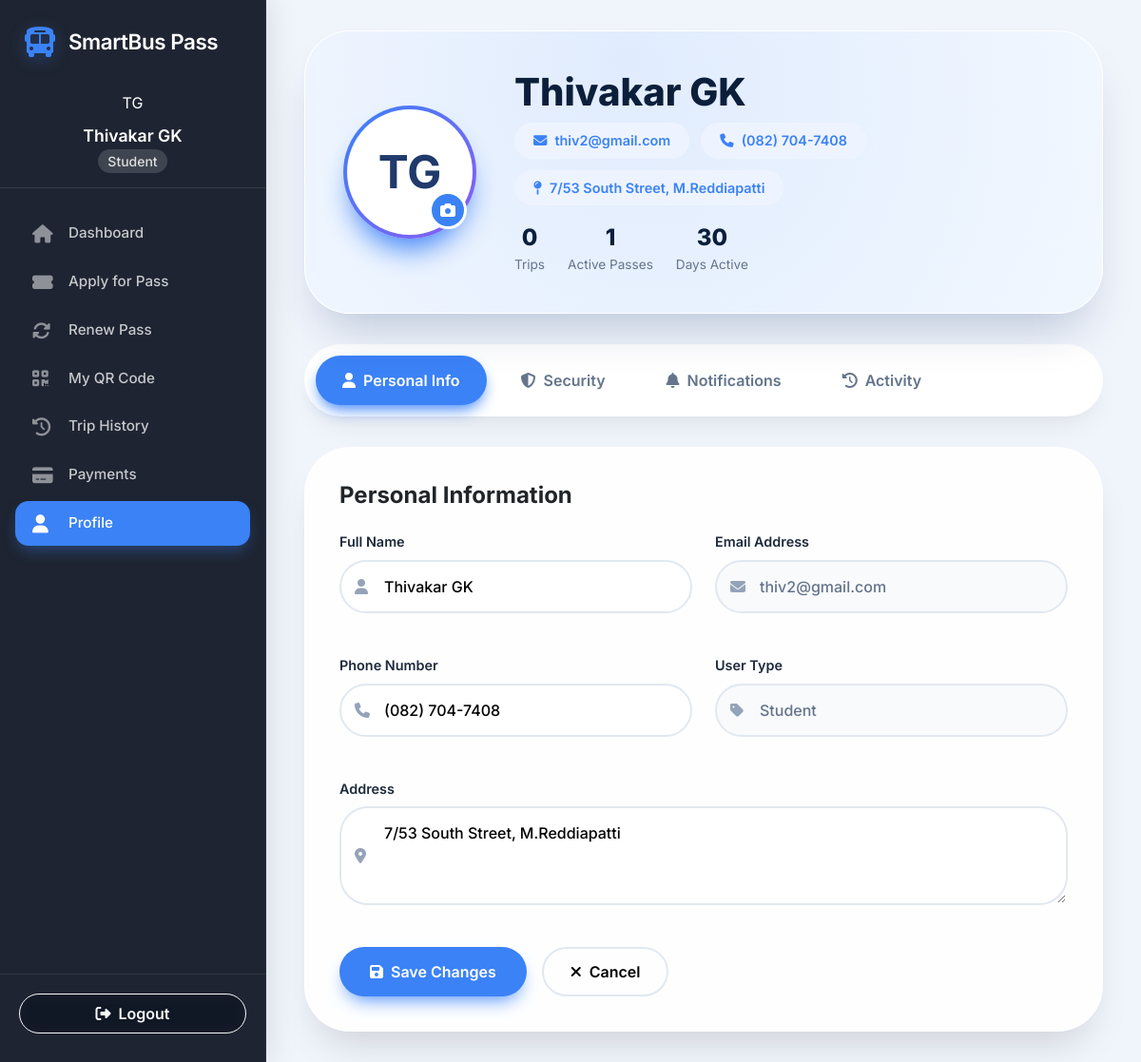
Page /profile (signed in) on the committed database.
### database.py (models this page shows)
class User(UserMixin, db.Model):
    id = db.Column(db.Integer, primary_key=True)
    username = db.Column(db.String(80), unique=True, nullable=False)
    email = db.Column(db.String(120), unique=True, nullable=False)
    password = db.Column(db.String(200), nullable=False)
    full_name = db.Column(db.String(100), nullable=False)
    phone = db.Column(db.String(20), nullable=False)
    address = db.Column(db.String(200))
    user_type = db.Column(db.String(20), nullable=False)  # student, professional, senior
    created_at = db.Column(db.DateTime, default=datetime.utcnow)
    passes = db.relationship('BusPass', backref='user', lazy=True)
    trips = db.relationship('Trip', backref='user', lazy=True)
    payments = db.relationship('Payment', backref='user', lazy=True)

### app.py (the view, shortened to what this page needs)
@app.route('/profile', methods=['GET', 'POST'])
@login_required
def profile():
    return render_template('profile.html')

### app.py (called while the page is built, shortened)
@login_manager.user_loader
def load_user(user_id):
    return User.query.get(int(user_id))

@app.context_processor
def inject_now():
    return {'now': datetime.utcnow()}

@app.context_processor
def inject_admin_context():
    if not session.get('is_admin'):
        return {}

### templates/profile.html (shortened to what this page needs)
<!DOCTYPE html>
<html lang="en">
<head>
    <link href="https://cdn.jsdelivr.net/npm/bootstrap@5.3.0/dist/css/bootstrap.min.css" rel="stylesheet">
    <link rel="stylesheet" href="https://cdnjs.cloudflare.com/ajax/libs/font-awesome/6.4.0/css/all.min.css">
</head>
<body>
    {% set display_name = current_user.full_name or current_user.username or 'User' %}
    {% set name_parts = display_name.split() %}
    {% if name_parts|length > 1 %}
        {% set user_initials = (name_parts[0][0] ~ name_parts[-1][0])|upper %}
    {% else %}
        {% set user_initials = (name_parts[0][:2])|upper %}
    {% endif %}
    <div class="dashboard-container">
        <div class="sidebar">
            <div class="sidebar-header"><i class="fas fa-bus fa-2x"></i><h4>SmartBus Pass</h4></div>
            <div class="user-info">
                <div class="sidebar-initials">{{ user_initials }}</div>
                <h6>{{ current_user.full_name }}</h6><small>{{ current_user.user_type|title }}</small>
            </div>
            <nav class="sidebar-nav">
                <a href="{{ url_for('dashboard') }}" class="nav-link"><i class="fas fa-home"></i><span>Dashboard</span></a>
                <a href="{{ url_for('apply_pass') }}" class="nav-link"><i class="fas fa-ticket-alt"></i><span>Apply for Pass</span></a>
                <a href="{{ url_for('renew_pass_page') }}" class="nav-link"><i class="fas fa-sync-alt"></i><span>Renew Pass</span></a>
                <a href="{{ url_for('qr_verification') }}" class="nav-link"><i class="fas fa-qrcode"></i><span>My QR Code</span></a>
                <a href="{{ url_for('trip_history') }}" class="nav-link"><i class="fas fa-history"></i><span>Trip History</span></a>
                <a href="{{ url_for('payment') }}" class="nav-link"><i class="fas fa-credit-card"></i><span>Payments</span></a>
                <a href="{{ url_for('profile') }}" class="nav-link active"><i class="fas fa-user"></i><span>Profile</span></a>
            </nav>
            <div class="sidebar-footer">
                <a href="{{ url_for('logout') }}" class="btn btn-outline-light w-100"><i class="fas fa-sign-out-alt me-2"></i><span>Logout</span></a>
            </div>
        </div>
        <div class="main-content">
            <div class="profile-container">
                <div class="profile-header-modern">
                    <div class="avatar-section">
                        <div class="avatar-ring">
                            <div class="avatar-content" id="avatarPreview">
                                {{ user_initials }}
                            </div>
                        </div>
                        <div class="avatar-upload-modern" onclick="document.getElementById('avatarInput').click()">
                            <i class="fas fa-camera"></i>
                        </div>
                    </div>
                    <div class="user-info-modern">
                        <h2>{{ current_user.full_name or current_user.username }}</h2>
                        <div class="user-badges">
                            <span class="badge-modern"><i class="fas fa-envelope me-2"></i>{{ current_user.email }}</span>
                            <span class="badge-modern"><i class="fas fa-phone me-2"></i>{{ current_user.phone or 'Add phone' }}</span>
                            <span class="badge-modern"><i class="fas fa-map-pin me-2"></i>{{ current_user.address or 'Add address' }}</span>
                        </div>
                        <div class="user-stats">
                            <div class="stat-item">
                                <div class="stat-value">{{ total_trips or '0' }}</div>
                                <div class="stat-label">Trips</div>
                            </div>
                            <div class="stat-item">
                                <div class="stat-value">{{ total_passes or '1' }}</div>
                                <div class="stat-label">Active Passes</div>
                            </div>
                            <div class="stat-item">
                                <div class="stat-value">{{ member_days or '30' }}</div>
                                <div class="stat-label">Days Active</div>
                            </div>
                        </div>
                    </div>
                </div>
                <div class="tabs-modern" id="modernTabs">
                    <button class="tab-modern active" onclick="switchTab('personal')">
                        <i class="fas fa-user"></i> Personal Info
                    </button>
                    <button class="tab-modern" onclick="switchTab('security')">
                        <i class="fas fa-shield-alt"></i> Security
                    </button>
                    <button class="tab-modern" onclick="switchTab('notifications')">
                        <i class="fas fa-bell"></i> Notifications
                    </button>
                    <button class="tab-modern" onclick="switchTab('activity')">
                        <i class="fas fa-history"></i> Activity
                    </button>
                </div>
                <div id="personalTab" class="content-card" style="display: block;">
                    <h4 class="fw-bold mb-4">Personal Information</h4>
                    <form method="POST" action="{{ url_for('profile') }}">
                        <div class="form-grid">
                            <div class="form-group-modern">
                                <label>Full Name</label>
                                <div class="input-wrapper-modern">
                                    <i class="fas fa-user input-icon-modern"></i>
                                    <input type="text" class="form-control-modern" name="full_name" value="{{ current_user.full_name or current_user.username }}">
                                </div>
                            </div>
                            <div class="form-group-modern">
                                <label>Email Address</label>
                                <div class="input-wrapper-modern">
                                    <i class="fas fa-envelope input-icon-modern"></i>
                                    <input type="email" class="form-control-modern" value="{{ current_user.email }}" disabled>
                                </div>
                            </div>
                            <div class="form-group-modern">
                                <label>Phone Number</label>
                                <div class="input-wrapper-modern">
                                    <i class="fas fa-phone input-icon-modern"></i>
                                    <input type="tel" class="form-control-modern" name="phone" value="{{ current_user.phone or '' }}">
                                </div>
                            </div>
                            <div class="form-group-modern">
                                <label>User Type</label>
                                <div class="input-wrapper-modern">
                                    <i class="fas fa-tag input-icon-modern"></i>
                                    <input type="text" class="form-control-modern" value="{{ current_user.user_type|title }}" disabled>
                                </div>
                            </div>
                            <div class="form-group-modern" style="grid-column: span 2;">
                                <label>Address</label>
                                <div class="input-wrapper-modern">
                                    <i class="fas fa-map-marker-alt input-icon-modern"></i>
                                    <textarea class="form-control-modern" name="address" rows="3">{{ current_user.address or '' }}</textarea>
                                </div>
                            </div>
                        </div>
                        <div class="d-flex gap-3 mt-4">
                            <button type="submit" class="btn-modern-primary">
                                <i class="fas fa-save me-2"></i>Save Changes
                            </button>
                            <button type="button" class="btn-modern-outline">
                                <i class="fas fa-times me-2"></i>Cancel
                            </button>
                        </div>
                    </form>
                </div>
            </div>
        </div>
    </div>
</body>
</html>

### rows in the picture
User: full_name "Thivakar GK", user_type "Student", email "thiv2@gmail.com", phone "(082) 704-7408", address "7/53 South Street, M.Reddiapatti"

### other values in the picture
{{ user_initials }} "TG"
{{ total_trips or '0' }} "0"
{{ total_passes or '1' }} "1"
{{ member_days or '30' }} "30"
